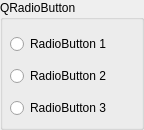
               <widget class="QGroupBox" name="groupBox">
                <property name="minimumSize">
                 <size>
                  <width>144</width>
                  <height>0</height>
                 </size>
                </property>
                <property name="maximumSize">
                 <size>
                  <width>140</width>
                  <height>16777215</height>
                 </size>
                </property>
                <property name="title">
                 <string>QRadioButton</string>
                </property>
                <widget class="QRadioButton" name="radioButton">
                 <property name="geometry">
                  <rect>
                   <x>10</x>
                   <y>31</y>
                   <width>131</width>
                   <height>26</height>
                  </rect>
                 </property>
                 <property name="text">
                  <string>RadioButton 1</string>
                 </property>
                </widget>
                <widget class="QRadioButton" name="radioButton_2">
                 <property name="geometry">
                  <rect>
                   <x>10</x>
                   <y>63</y>
                   <width>124</width>
                   <height>26</height>
                  </rect>
                 </property>
                 <property name="text">
                  <string>RadioButton 2</string>
                 </property>
                </widget>
                <widget class="QRadioButton" name="radioButton_3">
                 <property name="geometry">
                  <rect>
                   <x>10</x>
                   <y>95</y>
                   <width>124</width>
                   <height>26</height>
                  </rect>
                 </property>
                 <property name="text">
                  <string>RadioButton 3</string>
                 </property>
                </widget>
               </widget>
